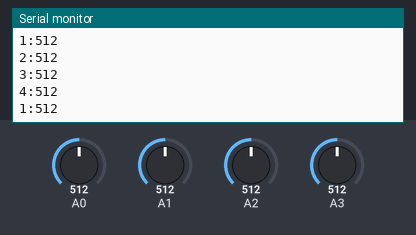
The sketch below on a simulated Arduino Uno, built with avr-gcc and run on an emulated ATmega328P. Parts: the last lines printed to the serial monitor. Inputs (shaded band) come from the test bench; at power-on: A0 = 512, A1 = 512, A2 = 512, A3 = 512.

Above: at 1.2 s.
1.3 s: A0 set to 716
At 2.4 s:
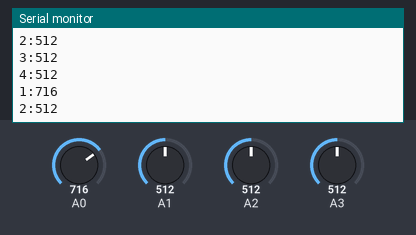
2.8 s: A1 set to 716
At 3.4 s:
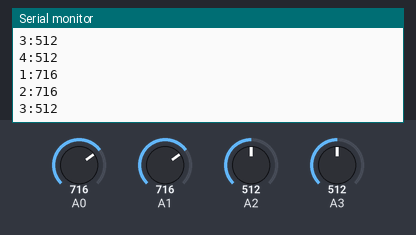
4.3 s: A2 set to 716
At 5.2 s:
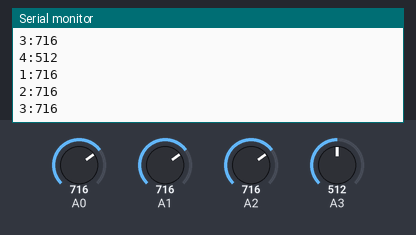
5.8 s: A3 set to 716
7.3 s: A0 set to 992
At 8.2 s:
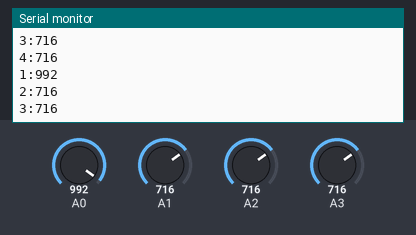
8.8 s: A1 set to 992
At 9.7 s:
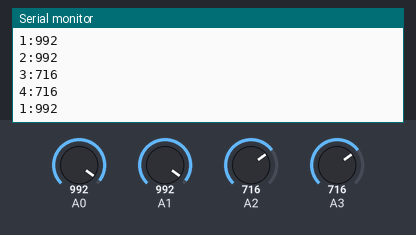
Timing chart, 0 to 11.3 s (numbered marks = the images above; inputs shaded):
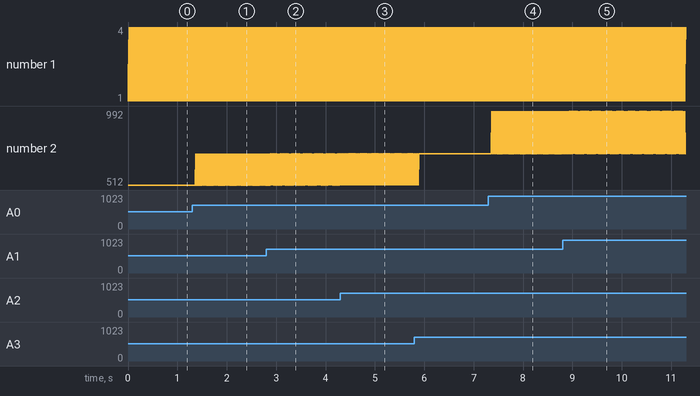

Measured:
- after the input at 1.3 s, the serial monitor: prints a new line after 0.07 s (image 1)
- after the input at 2.8 s, the serial monitor: prints a new line after 0.09 s (image 2)
- after the input at 4.3 s, the serial monitor: prints a new line after 0.08 s (image 3)
- after the input at 7.3 s, the serial monitor: prints a new line after 0.07 s (image 4)
- after the input at 8.8 s, the serial monitor: prints a new line after 0.09 s (image 5)
- plotted number 2: 512 → 716 after the input at 1.3 s, 716 → 992 after the input at 7.3 s

The sketch:

sensor_test.ino
```cpp
void setup() {
  Serial.begin(9600);
}

void loop() {
  unsigned long sensor1, sensor2, sensor3, sensor4;
  int THRESHOLD = 10;
  sensor1 = analogRead(0);
  sensor2 = analogRead(1);
  sensor3 = analogRead(2);
  sensor4 = analogRead(3);

  if(sensor1 > THRESHOLD) {
    Serial.print("1:");
    Serial.println(sensor1, DEC);
    //Serial.println(micros(), DEC);//Print the analog value read via serial port
  }
  if(sensor2 > THRESHOLD) {
    Serial.print("2:");
    Serial.println(sensor2, DEC);
    //Serial.println(micros(), DEC);//Print the analog value read via serial port
  }
  if(sensor3 > THRESHOLD) {
    Serial.print("3:");
    Serial.println(sensor3, DEC);
    //Serial.println(micros(), DEC);//Print the analog value read via serial port
  }
  if(sensor4 > THRESHOLD) {
    Serial.print("4:");
    Serial.println(sensor4, DEC);
    //Serial.println(micros(), DEC);//Print the analog value read via serial port
  }
}
```
